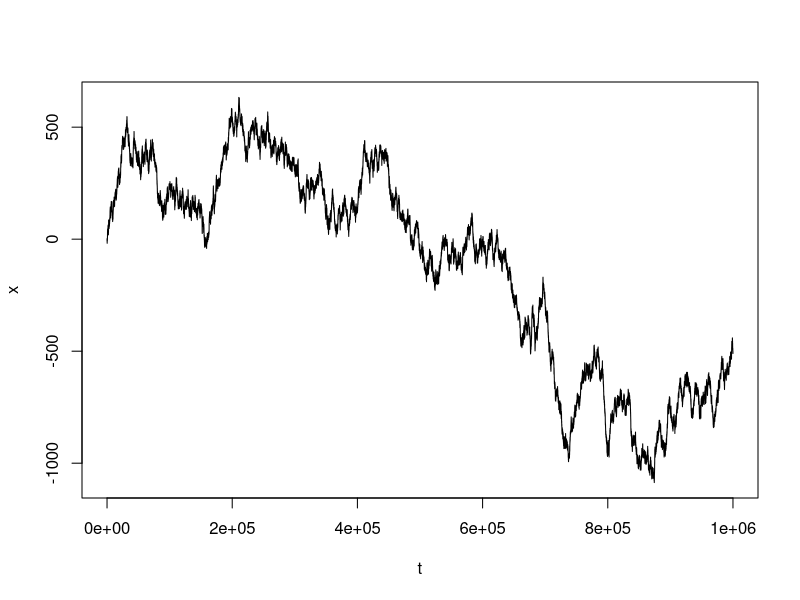

Recreate this plot in R.

#Resource: http://www.phytools.org/eqg/Exercise_4.1/

#From our example were taking k=1
#We take a step at frequency 1 
#Each step size is 1
#The random variables we generate will be normal
#To simulate the random walk we will take a sum of normal random variables
#Note: That this simulation is a stochastic process that approaches the brownian motion stochastic process 

t <- 0:1000000  # time


## first, simulate a set of 100 normal random variables with mean=0, standard deviation of sig(2)
x <- rnorm(n = length(t) - 1)


## now compute their cumulative sum
#The cumulative sum stores the sum up to the index of the random variables
x <- c(0, cumsum(x))

#Plot the time and sum
plot(t, x, type = "l")

print("Mean")
print(mean(x))

print("Variance")
print(var(x))